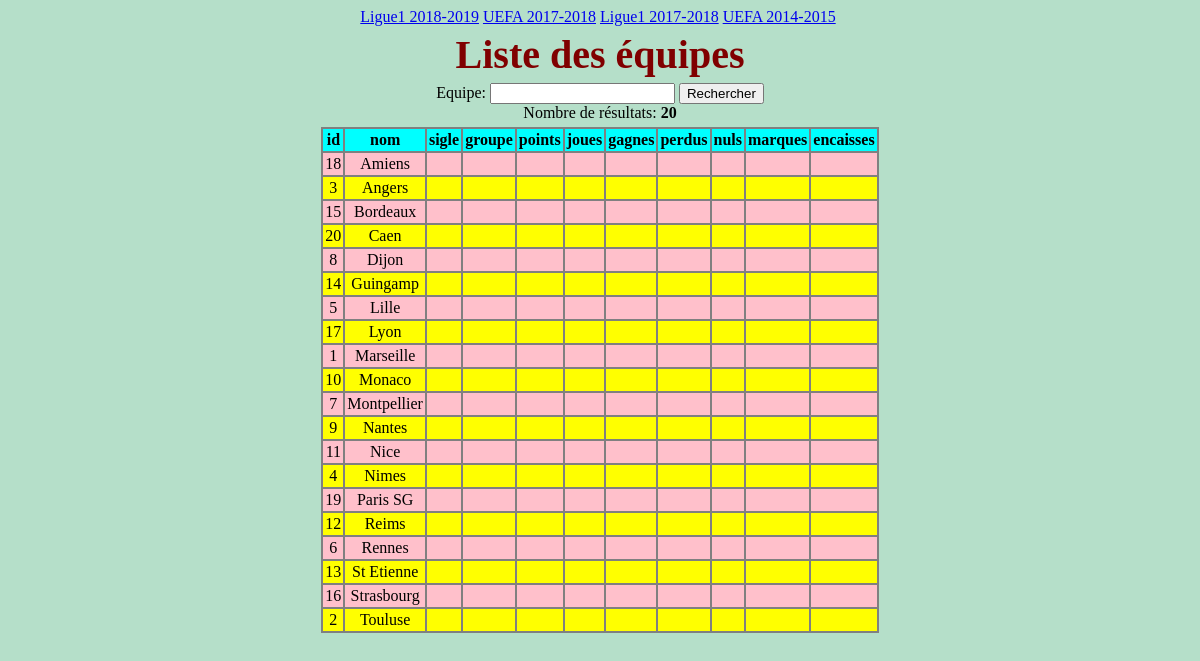
/R207-TP3/equipes.php, run on the app's committed database.
### tables this page shows
CREATE TABLE `equipes` (
  `id` int(10) UNSIGNED NOT NULL,
  `nom` varchar(100) DEFAULT NULL,
  `sigle` varchar(5) DEFAULT NULL,
  `groupe` varchar(10) DEFAULT NULL,
  `points` int(10) DEFAULT NULL,
  `joues` int(10) DEFAULT NULL,
  `gagnes` int(10) DEFAULT NULL,
  `perdus` int(10) DEFAULT NULL,
  `nuls` int(10) DEFAULT NULL,
  `marques` int(10) DEFAULT NULL,
  `encaisses` int(10) DEFAULT NULL
);

### R207-TP3/funcs-afficheDataTable.php (the view, shortened to what this page needs)
<?php
function afficheDataTable($data, $limit=500) {
  if (is_array($data)) {
    printf("<table>\n");
    printf("<tr>");
    foreach (array_keys(current($data)) as $i=>$colName) {
      printf("<th>%s</th>",$colName);
    }
    printf("</tr>\n");
    if (sizeof($data) <= $limit) {
      foreach ($data as $i=>$row) {
        printf("<tr>");
        foreach ($row as $key=>$val) {
          printf("<td>%s</td>",$val);
        }
        printf("</tr>\n");
      }
    }
    printf("</table>\n");
  } else {
    printf("<h2 style='color:red;'>Erreur de données !!!</h2>\n");
  }
}
?>

### R207-TP3/equipes.php (shortened to what this page needs)
<!DOCTYPE html>
<html lang="en">
<head>
  <link rel="stylesheet" href="foot.css">
</head>
<body>
  <?php
  require_once('funcs-afficheDataTable.php');
  $tables = array(1 => 'equipes', 2 => 'equipes17_UEFA', 3 => 'equipes17_F1', 4 => 'equipes14_UEFA');
  $titres = array(1 => 'Ligue1 2018-2019', 2 => 'UEFA 2017-2018', 3 => 'Ligue1 2017-2018', 4 => 'UEFA 2014-2015');
  $pdo = new PDO('mysql:host=localhost;charset=utf8;dbname=db_OPOLKA', '22203995', '752277');
  if (empty($_GET['res'])) {
    $seasonToShow = 1;
  } else {
    $seasonToShow = $_GET['res'];
  }
  if (empty($_GET['filter'])) {
    $sql = "SELECT * FROM " . $tables[$seasonToShow] . " ORDER BY nom ASC";
  } else {
    $sql = "SELECT * FROM " . $tables[$seasonToShow] . " WHERE nom LIKE '%" . $_GET['filter'] . "%' ORDER BY nom ASC";
  }
  foreach ($titres as $key => $value) {
    printf("<a href='?res=%s'>%s</a>", $key, $value);
  }
  printf("<h1>Liste des équipes </h1>");
  ?>
  <form action="./equipes.php" method="get">
    Equipe:
    <input type="text" name="filter" id="filter-id">
    <input type="submit" value="Rechercher">
  </form>
  <?php
    $statement = $pdo->query($sql);
    $data = $statement->fetchAll(PDO::FETCH_ASSOC);
    printf("Nombre de résultats: <strong>%s</strong>", count($data));
    afficheDataTable($data);
  ?>
</body>
</html>

### R207-TP2/src/R207-TP-02-BDD-PHP-base/foot.css (style rules this page uses)
body { background-color:#B5DFC9; text-align:center; }
h1 { color:maroon; text-align:center; font-size:250%; margin:0; padding:5px; }
table { border-style:none; background-color:gray; text-align:center; margin:5px auto 5px auto; }
tr:nth-child(even) { background-color:pink; }
tr:nth-child(odd) { background-color:yellow; }
th { background-color:aqua; padding:2px; }
td { padding:2px; }
a { margin-right: 0.5vmin; }

### data on the page
equipes: id "18", nom "Amiens"
equipes: id "3", nom "Angers"
equipes: id "15", nom "Bordeaux"
equipes: id "20", nom "Caen"
equipes: id "8", nom "Dijon"
equipes: id "14", nom "Guingamp"
equipes: id "5", nom "Lille"
equipes: id "17", nom "Lyon"
equipes: id "1", nom "Marseille"
equipes: id "10", nom "Monaco"
equipes: id "7", nom "Montpellier"
equipes: id "9", nom "Nantes"
equipes: id "11", nom "Nice"
equipes: id "4", nom "Nimes"
equipes: id "19", nom "Paris SG"
equipes: id "12", nom "Reims"
equipes: id "6", nom "Rennes"
equipes: id "13", nom "St Etienne"
equipes: id "16", nom "Strasbourg"
equipes: id "2", nom "Touluse"

### other printed values
$value "Ligue1 2018-2019"
$value "UEFA 2017-2018"
$value "Ligue1 2017-2018"
$value "UEFA 2014-2015"
count($data) "20"
$colName "id"
$colName "nom"
$colName "sigle"
$colName "groupe"
$colName "points"
$colName "joues"
$colName "gagnes"
$colName "perdus"
$colName "nuls"
$colName "marques"
